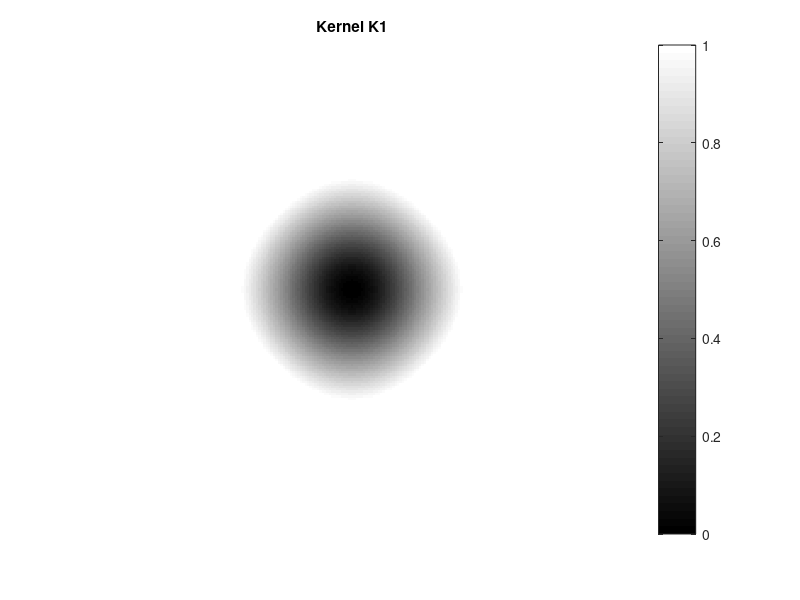
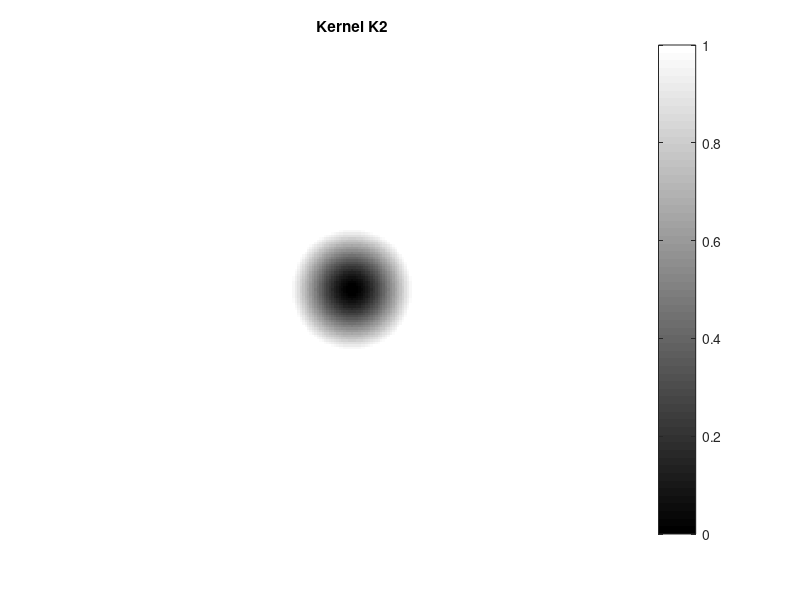
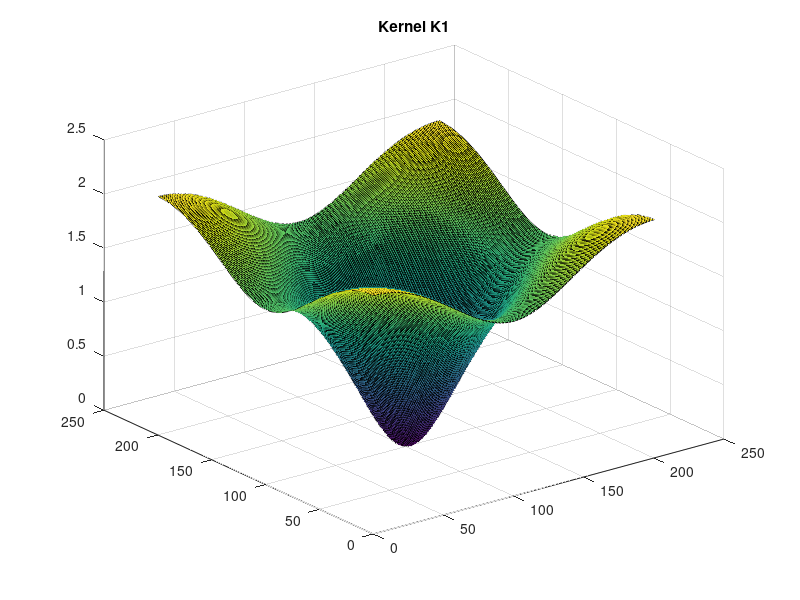
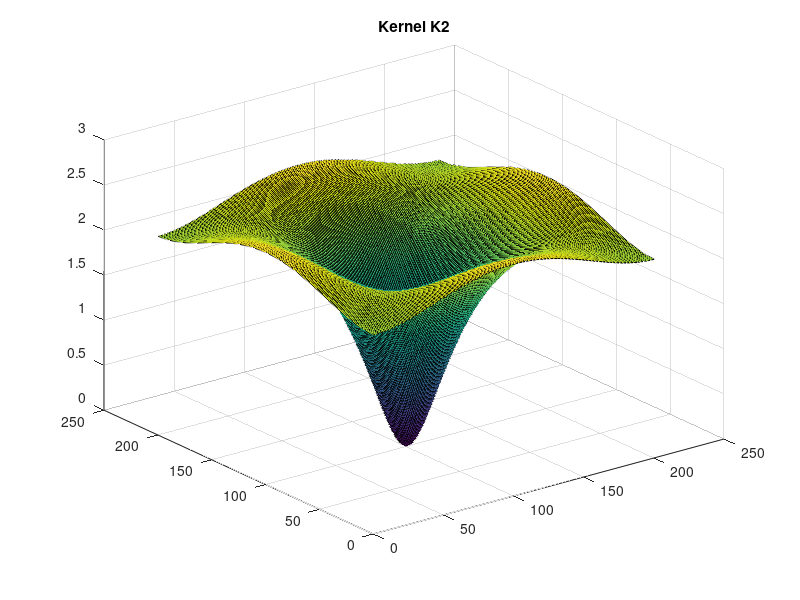

These charts were generated, in order, by the following MATLAB code:
%% MyMainScript

%Both kernel performs a high pass filtering as they represent the
%derivative in 2D. Kernel K1 performs high pass filtering only along x and
%y directions whereas Kernel K2 performs high pass filtering along
%diagonals as well in addition to the x-y directions. Due to this reason, 
%we can observe in the imshow plots that the contours of DFT are squarish
%for Kernek K1 and Circular for Kernel K2. For observing this more clearly,
%the imagesc plots are also provided. Also, we can see from the surf plots
%that the attenuation of low frequencies is direction specific whereas for
%KErnel K2, it is more or less symmetric along all directions.

tic;
%% Your code here

myNumOfColors = 200;
myColorScale = [ [0:1/(myNumOfColors-1):1]' , [0:1/(myNumOfColors-1):1]' , [0:1/(myNumOfColors-1):1]' ];

k1=[0 1 0; 1 -4 1; 0 1 0];
k2=[-1 -1 -1; -1 8 -1; -1 -1 -1];

N=201;
f1=fftshift(fft2(k1,201,201));
f2=fftshift(fft2(k2,201,201));

figure();
imshow(log(1+abs(f1))), title('Kernel K1'), colormap jet, daspect ([1 1 1]), colorbar;

figure();
imshow(log(1+abs(f2))), title('Kernel K2'), colormap jet, daspect ([1 1 1]), colorbar;

figure();
surf(log(1+abs(f1))), title('Kernel K1');
figure();
surf(log(1+abs(f2))), title('Kernel K2');

figure();
imagesc(log(1+abs(f1))), title('Kernel K1'), colormap jet, daspect ([1 1 1]), colorbar;
figure();
imagesc(log(1+abs(f2))), title('Kernel K2'), colormap jet, daspect ([1 1 1]), colorbar;

toc;
